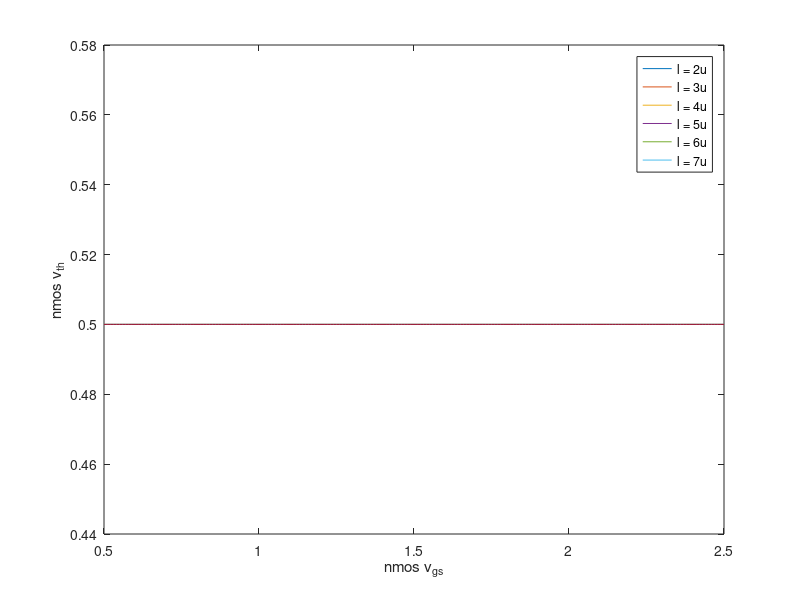
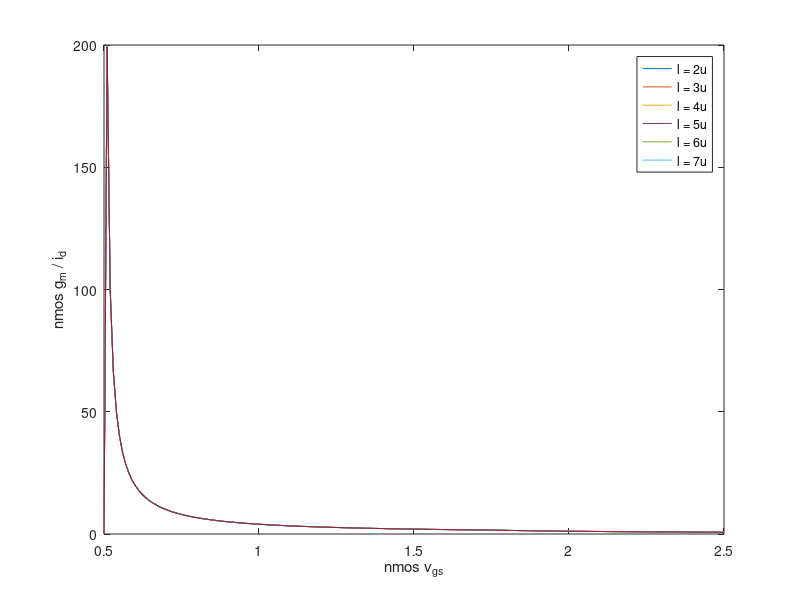
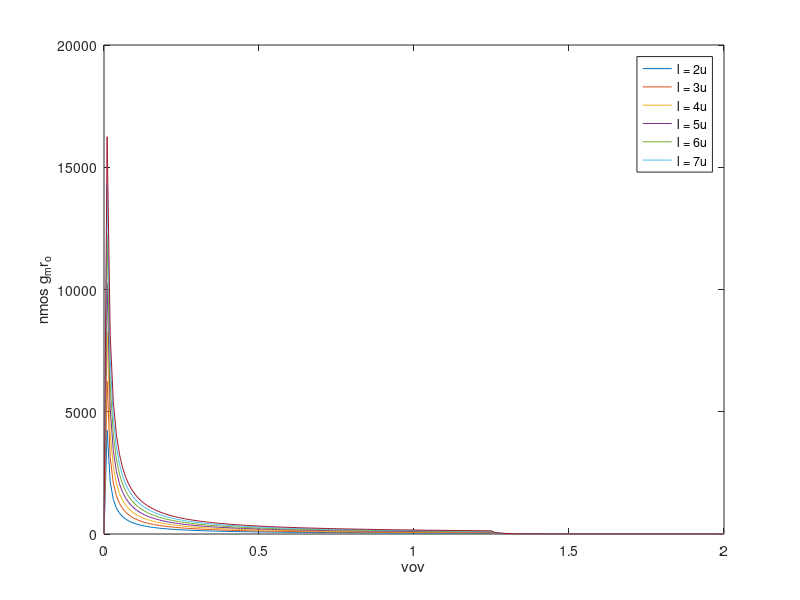
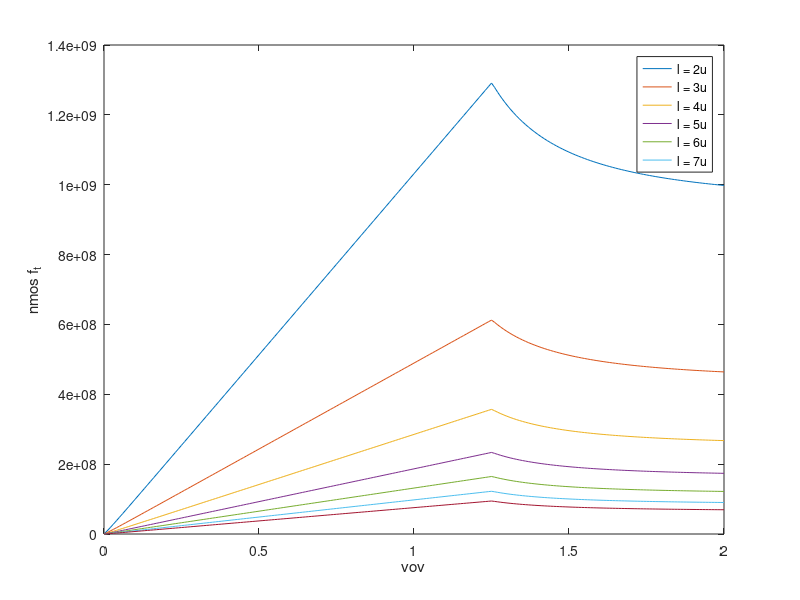

Source code (MATLAB) for these figures, in order:
% addpath('/usr/class/ee214/matlab/hspice_toolbox');
% %addpath('HspiceToolbox');
% tech_data = loadsig('techplots_114.sw0');
% lssig(tech_data)
% ngmid = evalsig(tech_data, 'ngm_id');
% ngmro = evalsig(tech_data, 'ngmro');
% nft = evalsig(tech_data, 'nft');
% nidw = evalsig(tech_data, 'nidw');
% vth_mn1 = evalsig(tech_data, 'vth_mn1');
% vgs = evalsig(tech_data, 'gs');
% pgmid = evalsig(tech_data, 'pgm_id');
% pgmro = evalsig(tech_data, 'pgmro');
% pft = evalsig(tech_data, 'pft');
% pidw = evalsig(tech_data, 'pidw');
% vth_mp1 = evalsig(tech_data, 'vth_mp1');


close all;
clear all;

load('techplots.mat');

for i = 2:7
  leg{i-1} = sprintf('l = %du', i);
end

vov = vgs - vth_mn1;

figure(1);
plot(vgs, vth_mn1);
xlabel('nmos v_g_s');
ylabel('nmos v_t_h');
legend(leg);
%savefig('N_vth.fig');

figure(2);
plot(vgs, ngmid);
xlabel('nmos v_g_s');
ylabel('nmos g_m / i_d');
legend(leg)
%savefig('N_gm_id.fig');

figure(3);
plot(vov, ngmro)
ylabel('nmos g_mr_o');
xlabel('vov');
legend(leg)
%savefig('N_gmro.fig');

figure(4);
plot(vov, nft)
ylabel('nmos f_t');
xlabel('vov');
legend(leg)
%savefig('N_ft.fig');

figure(5);
plot(vov, nidw)
ylabel('nmos i_d / w');
xlabel('vov');
legend(leg)
%savefig('N_id_w.fig');

ngbw = nft .* ngmro;

figure(6);
plot(vov, ngbw)
ylabel('nmos gbw');
xlabel('vov');
legend(leg)
%savefig('N_gbw.fig');


% figure(10);
% plot(vgs, vth_mp1);
% xlabel('p_vgs');
% ylabel('p_vth');
% legend(leg)
% savefig('P_vth.fig');
% 
% figure(20);
% plot(vgs, pgmid);
% xlabel('pmos v_g_s');
% ylabel('pmos g_m / i_d');
% legend(leg)
% savefig('P_gm_id.fig');
% 
% figure(30);
% plot(pgmid, pgmro)
% ylabel('pmos g_mr_o');
% xlabel('pmos g_m / i_d');
% legend(leg)
% savefig('P_gmro.fig');
% 
% figure(40);
% plot(pgmid, pft)
% ylabel('pmos f_t');
% xlabel('pmos g_m / i_d');
% legend(leg)
% savefig('P_ft.fig');
% 
% figure(50);
% plot(pgmid, pidw)
% ylabel('pmos i_d / w');
% xlabel('pmos g_m / i_d');
% legend(leg)
% savefig('P_id_w.fig');